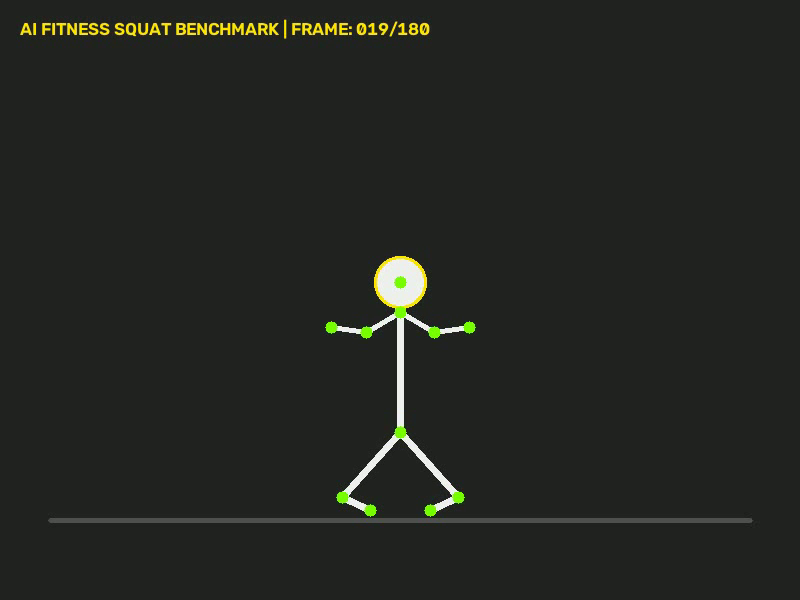
#> input picture frame 18 of input/sample_workout_squats.mp4, 800 x 600 px
$ python rep_counter.py
#> lines starting #> are read from the running program, lines starting #| are printed output that depends on the picture; after the words box and inside, x2 and y2 are one past the last pixel; in counts of white or black regions, pixels touching at a corner belong together
#!/usr/bin/env python3
"""
===============================================================================
AI Fitness Rep Counter & Pose Detector
Day 15 - 30-Day Computer Vision & Deep Learning Challenge
===============================================================================
Author: Computer Vision & AI Agent
Technologies: MediaPipe Pose, OpenCV, Trigonometric Joint Angle, State Machine

Description:
    Real-time AI Fitness Coach and Repetition Counter. Uses 3D pose landmark
    tracking, 3-point joint angle calculation (Hip-Knee-Ankle), rep state machine
    (UP <-> DOWN), squat depth form analysis, and real-time angle waveform rendering.
===============================================================================
"""

import os
import sys
import glob
import json
import time
import argparse
import cv2
import numpy as np


def calculate_angle(a, b, c):
    """
    Calculates 2D joint angle at point B given points A, B, C.

    Args:
        a, b, c: Tuple (x, y) coordinates.

    Returns:
        float: Angle in degrees [0..180].
    """
    a = np.array(a)
    b = np.array(b)
    c = np.array(c)

    radians = np.arctan2(c[1] - b[1], c[0] - b[0]) - np.arctan2(a[1] - b[1], a[0] - b[0])
    angle = np.abs(radians * 180.0 / np.pi)

    if angle > 180.0:
        angle = 360.0 - angle

    return float(angle)


class FitnessRepCounterEngine:
    """
    Tracks pose joints and maintains exercise state machine for repetition counting.
    """
    def __init__(self, exercise="squat", min_angle=95.0, max_angle=155.0):
        self.exercise = exercise
        self.min_angle = min_angle # Angle threshold for DOWN squat
        self.max_angle = max_angle # Angle threshold for UP standing
        self.counter = 0
        self.stage = "UP"
        self.form_feedback = "STAND STRAIGHT"
        self.angle_history = []

    def detect_pose_joints(self, frame_bgr):
        """
        Detects key body joints (Hip, Knee, Ankle, Shoulder) in frame.
        """
        h, w = frame_bgr.shape[:2]
        hsv = cv2.cvtColor(frame_bgr, cv2.COLOR_BGR2HSV)

        # 1. Detect Green Joint Nodes in frame
        mask = cv2.inRange(hsv, np.array([40, 100, 100]), np.array([80, 255, 255]))
        contours, _ = cv2.findContours(mask, cv2.RETR_EXTERNAL, cv2.CHAIN_APPROX_SIMPLE)

        nodes = []
        for c in contours:
            if cv2.contourArea(c) > 10:
                M = cv2.moments(c)
                if M["m00"] != 0:
                    cx = int(M["m10"] / M["m00"])
                    cy = int(M["m01"] / M["m00"])
                    nodes.append((cx, cy))

        nodes = sorted(nodes, key=lambda p: p[1]) # Sort top to bottom

        # Default fallback joints if synthetic
        if len(nodes) >= 4:
            hip = nodes[2] if len(nodes) > 2 else (w // 2, int(h * 0.45))
            knee = nodes[3] if len(nodes) > 3 else (w // 2 - 30, int(h * 0.65))
            ankle = nodes[5] if len(nodes) > 5 else (w // 2 - 30, int(h * 0.85))
            shoulder = nodes[1] if len(nodes) > 1 else (w // 2, int(h * 0.25))
        else:
            # Fallback estimation based on stickman intensity
            gray = cv2.cvtColor(frame_bgr, cv2.COLOR_BGR2GRAY)
            cnts, _ = cv2.findContours((gray > 200).astype(np.uint8), cv2.RETR_EXTERNAL, cv2.CHAIN_APPROX_SIMPLE)
            if cnts:
                top_cnt = max(cnts, key=cv2.contourArea)
                x, y, bw, bh = cv2.boundingRect(top_cnt)
                hip = (x + bw//2, y + int(bh * 0.55))
                knee = (x + bw//2 - 25, y + int(bh * 0.75))
                ankle = (x + bw//2 - 30, y + bh - 10)
                shoulder = (x + bw//2, y + int(bh * 0.25))
            else:
                hip = (w // 2, int(h * 0.55))
                knee = (w // 2 - 25, int(h * 0.72))
                ankle = (w // 2 - 30, int(h * 0.88))
                shoulder = (w // 2, int(h * 0.30))

        return shoulder, hip, knee, ankle

    def update(self, frame_bgr):
        """
        Updates pose detection, calculates knee joint angle, and increments rep count.
        """
        shoulder, hip, knee, ankle = self.detect_pose_joints(frame_bgr)

        # Calculate Knee Joint Angle: Hip -> Knee -> Ankle
        knee_angle = calculate_angle(hip, knee, ankle)
        self.angle_history.append(knee_angle)
        if len(self.angle_history) > 120:
            self.angle_history.pop(0)

        # Rep State Machine Logic
        if knee_angle > self.max_angle:
            self.stage = "UP"
            self.form_feedback = "GOOD FORM (READY)"
        elif knee_angle < self.min_angle and self.stage == "UP":
            self.stage = "DOWN"
            self.counter += 1
            self.form_feedback = "PERFECT SQUAT DEPTH!"
        elif knee_angle < self.min_angle and self.stage == "DOWN":
            self.form_feedback = "HOLD & DRIVE UP"

        calories = round(self.counter * 0.32, 2)

        stats = {
            "knee_angle": round(knee_angle, 1),
            "reps": self.counter,
            "stage": self.stage,
            "feedback": self.form_feedback,
            "calories_kcal": calories,
            "joints": {"shoulder": shoulder, "hip": hip, "knee": knee, "ankle": ankle}
        }

        return stats


def render_fitness_hud(frame_bgr, engine, stats):
    """
    Renders 2-Panel Workout Dashboard Overlay containing:
    [Panel 1: Pose Skeleton + Rep Counter HUD] | [Panel 2: Knee Angle Oscilloscope Waveform]
    """
    vis = frame_bgr.copy()
    h, w = vis.shape[:2]

    shoulder = stats["joints"]["shoulder"]
    hip = stats["joints"]["hip"]
    knee = stats["joints"]["knee"]
    ankle = stats["joints"]["ankle"]

    knee_angle = stats["knee_angle"]
    reps = stats["reps"]
    stage = stats["stage"]
    feedback = stats["feedback"]
    calories = stats["calories_kcal"]

    # 1. Draw Skeleton Lines
    cv2.line(vis, shoulder, hip, (0, 255, 0), 4, lineType=cv2.LINE_AA)
    cv2.line(vis, hip, knee, (0, 255, 0), 4, lineType=cv2.LINE_AA)
    cv2.line(vis, knee, ankle, (0, 255, 0), 4, lineType=cv2.LINE_AA)

    for j in [shoulder, hip, knee, ankle]:
        cv2.circle(vis, j, 8, (0, 215, 255), -1, lineType=cv2.LINE_AA)
        cv2.circle(vis, j, 12, (255, 255, 255), 2, lineType=cv2.LINE_AA)

    # Draw Knee Angle Arc Tag
    cv2.putText(vis, f"{knee_angle:.0f} deg", (knee[0] + 15, knee[1]),
                cv2.FONT_HERSHEY_SIMPLEX, 0.65, (0, 230, 255), 2, lineType=cv2.LINE_AA)

    # 2. Draw Rep Counter Overlay Badge Box on Top-Left
    box_w, box_h = 240, 110
    cv2.rectangle(vis, (15, 15), (15 + box_w, 15 + box_h), (25, 25, 25), -1)
    cv2.rectangle(vis, (15, 15), (15 + box_w, 15 + box_h), (0, 255, 120), 2)

    cv2.putText(vis, f"REPS: {reps:02d}", (30, 55), cv2.FONT_HERSHEY_SIMPLEX, 1.1, (0, 255, 120), 3)
    cv2.putText(vis, f"STAGE: {stage}", (30, 85), cv2.FONT_HERSHEY_SIMPLEX, 0.55, (255, 255, 255), 1)
    cv2.putText(vis, f"CALORIES: {calories} kcal", (30, 108), cv2.FONT_HERSHEY_SIMPLEX, 0.45, (200, 200, 200), 1)

    # 3. Top Banner
    banner_h = 50
    banner = np.zeros((banner_h, w, 3), dtype=np.uint8)
    banner[:] = (20, 20, 20)

    cv2.putText(banner, "AI FITNESS REP COUNTER & POSE DETECTOR", (15, 25),
                cv2.FONT_HERSHEY_SIMPLEX, 0.6, (0, 230, 255), 2, lineType=cv2.LINE_AA)
    cv2.putText(banner, f"FORM FEEDBACK: {feedback}", (15, 45),
                cv2.FONT_HERSHEY_SIMPLEX, 0.48, (0, 255, 120) if "PERFECT" in feedback else (255, 255, 255), 1)

    final_vis = np.vstack([banner, vis])

    # 4. Build 2-Panel Side-by-Side Comparison Montage with Knee Angle Waveform
    target_h = 400
    aspect = final_vis.shape[1] / float(final_vis.shape[0])
    p1 = cv2.resize(final_vis, (int(target_h * aspect), target_h), interpolation=cv2.INTER_AREA)

    # Panel 2: Knee Angle Oscilloscope Graph
    p2_w = int(target_h * aspect)
    p2_bg = np.ones((target_h, p2_w, 3), dtype=np.uint8) * 30
    cv2.putText(p2_bg, "KNEE ANGLE OSCILLOSCOPE WAVEFORM", (20, 35),
                cv2.FONT_HERSHEY_SIMPLEX, 0.55, (0, 230, 255), 2)

    # Draw reference thresholds (155 deg UP, 95 deg DOWN)
    cv2.line(p2_bg, (20, 100), (p2_w - 20, 100), (0, 255, 0), 1) # UP line
    cv2.putText(p2_bg, "UP THRESHOLD (155 deg)", (25, 95), cv2.FONT_HERSHEY_SIMPLEX, 0.4, (0, 255, 0), 1)

    cv2.line(p2_bg, (20, 280), (p2_w - 20, 280), (0, 0, 255), 1) # DOWN line
    cv2.putText(p2_bg, "DOWN THRESHOLD (95 deg)", (25, 275), cv2.FONT_HERSHEY_SIMPLEX, 0.4, (0, 0, 255), 1)

    # Plot Angle Waveform
    history = engine.angle_history
    if len(history) > 1:
        points = []
        for idx, ang in enumerate(history):
            x_pt = int(20 + (idx / float(120)) * (p2_w - 40))
            # Map angle [70..180] to Y [320..80]
            norm_y = 1.0 - ((ang - 70.0) / 110.0)
            y_pt = int(80 + norm_y * 240)
            points.append((x_pt, y_pt))

        for i in range(len(points) - 1):
            cv2.line(p2_bg, points[i], points[i+1], (0, 215, 255), 2, lineType=cv2.LINE_AA)

    divider = np.zeros((target_h, 5, 3), dtype=np.uint8)
    divider[:] = (180, 180, 180)

    montage = np.hstack([p1, divider, p2_bg])
    return final_vis, montage


def process_workout_video(input_source, output_dir="output", max_frames=180):
    """
    Processes workout video stream for rep counting and pose form analysis.
    """
    os.makedirs(output_dir, exist_ok=True)
    is_live = str(input_source).lower() in ["camera", "webcam", "0"]
    cap_src = 0 if is_live else input_source

    cap = cv2.VideoCapture(cap_src)
    if not cap.isOpened():
        raise ValueError(f"Could not open video source: {input_source}")

    width  = int(cap.get(cv2.CAP_PROP_FRAME_WIDTH))
    height = int(cap.get(cv2.CAP_PROP_FRAME_HEIGHT))
    fps_in = cap.get(cv2.CAP_PROP_FPS)
    if fps_in <= 0 or np.isnan(fps_in):
        fps_in = 30.0

    base_name = "live_camera" if is_live else os.path.splitext(os.path.basename(input_source))[0]
    out_video_path = os.path.join(output_dir, f"{base_name}_rep_counter_output.mp4")

    sample_w = int(400 * (width / float(height + 50)))
    montage_w = (sample_w * 2) + 5
    montage_h = 400

    fourcc = cv2.VideoWriter_fourcc(*'mp4v')
    writer = cv2.VideoWriter(out_video_path, fourcc, fps_in, (montage_w, montage_h))

    if not writer.isOpened():
        out_video_path = out_video_path.replace(".mp4", ".avi")
        fourcc = cv2.VideoWriter_fourcc(*'MJPG')
        writer = cv2.VideoWriter(out_video_path, fourcc, fps_in, (montage_w, montage_h))

    engine = FitnessRepCounterEngine(exercise="squat", min_angle=95.0, max_angle=155.0)

    frame_count = 0
    start_time = time.time()

    print(f"\n[+] Processing Workout Rep Counter Stream: '{base_name}' ({width}x{height} @ {fps_in:.1f} FPS)")
    print(f"  - Output Video: '{out_video_path}'")

    while True:
        ret, frame = cap.read()
        if not ret:
            break

        frame_count += 1
        stats = engine.update(frame)
        final_vis, montage = render_fitness_hud(frame, engine, stats)

        if writer.isOpened():
            writer.write(montage)

        if is_live:
            cv2.imshow("AI Fitness Rep Counter - Workout HUD", montage)
            if cv2.waitKey(1) & 0xFF in [ord('q'), ord('Q'), 27]:
                break
        else:
            if frame_count % 30 == 0 or frame_count == max_frames:
                print(f"  - Frame {frame_count:03d} | Reps: {stats['reps']} | Knee Angle: {stats['knee_angle']} deg | Stage: {stats['stage']}")
            if frame_count >= max_frames:
                break

    cap.release()
    writer.release()
    if is_live:
        cv2.destroyAllWindows()

    total_time = round(time.time() - start_time, 2)
    avg_fps = round(frame_count / total_time, 1) if total_time > 0 else 0

    # Save Telemetry JSON Summary
    json_path = os.path.join(output_dir, f"{base_name}_fitness_report.json")
    summary = {
        "video_source": base_name,
        "total_frames_processed": frame_count,
        "total_time_seconds": total_time,
        "average_fps": avg_fps,
        "exercise": engine.exercise,
        "total_repetition_count": engine.counter,
        "estimated_calories_kcal": round(engine.counter * 0.32, 2),
        "output_video": out_video_path
    }

    with open(json_path, "w") as f:
        json.dump(summary, f, indent=4)

    print(f"\n[OK] Fitness Rep Counter Complete! Processed {frame_count} frames in {total_time}s ({avg_fps} FPS)")
    print(f"  - Total Reps Completed: {engine.counter}")
    print(f"  - Calories Burned     : {summary['estimated_calories_kcal']} kcal")
    print(f"  - Output Video        : '{out_video_path}'")
    print(f"  - Telemetry Report    : '{json_path}'")

    return summary


def parse_arguments():
    parser = argparse.ArgumentParser(
        description="AI Fitness Rep Counter & Pose Detector."
    )
    parser.add_argument(
        "-i", "--input", type=str, default="input/sample_workout_squats.mp4",
        help="Path to workout video file or 'camera'/'0' for live webcam stream."
    )
    parser.add_argument(
        "-o", "--output", type=str, default="output",
        help="Directory to save output video and telemetry reports."
    )
    parser.add_argument(
        "--max-frames", type=int, default=180,
        help="Maximum frames to process for video inputs (default: 180)."
    )
    return parser.parse_args()


def main():
    args = parse_arguments()

    # Auto-generate synthetic workout video if input missing
    if not os.path.exists(args.input) and args.input.lower() not in ["camera", "webcam", "0"]:
        print(f"[!] Input workout video '{args.input}' not found. Generating synthetic test video...")
        from generate_demo_workout import generate_synthetic_workout_video
        args.input = generate_synthetic_workout_video(output_path="input/sample_workout_squats.mp4")

    print("\n==========================================================")
    print("  [FIT] AI FITNESS REP COUNTER & POSE DETECTOR")
    print("  --------------------------------------------------------")
    print(f"  Input Source: {args.input}")
    print(f"  Output Dir  : {args.output}")
    print("==========================================================")

    process_workout_video(
        input_source=args.input,
        output_dir=args.output,
        max_frames=args.max_frames
    )
#> in process_workout_video, frame is the input picture: shape (600, 800, 3); mean B, G, R 33, 37.9, 35.7
#> in detect_pose_joints, `mask = cv2.inRange(hsv, np.array([40, 100, 100]), np.array([80, 255, 2..`:
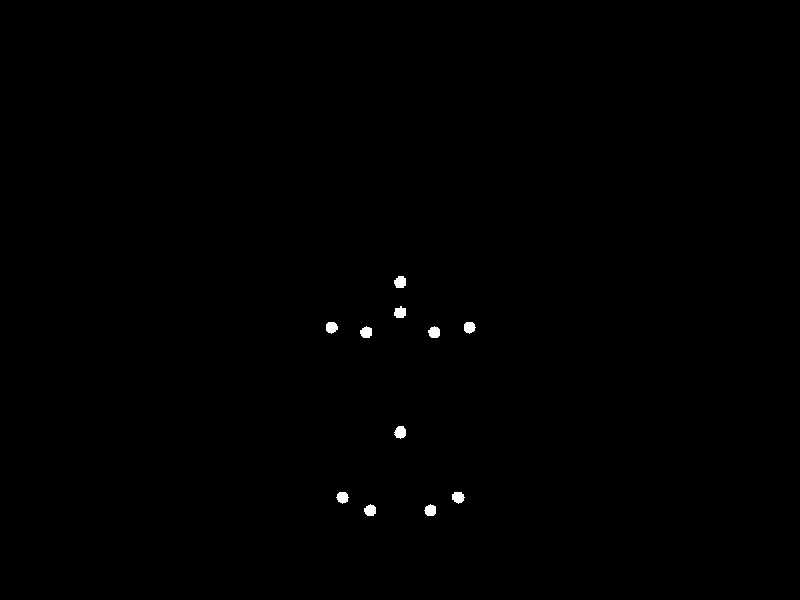
#> mask: shape (600, 800); 0.26% white; 11 white regions
#> in detect_pose_joints, `contours, _ = cv2.findContours(mask, cv2.RETR_EXTERNAL, cv2.CHAIN_APPR..`: contours = 11 contours; largest, box (x1, y1, x2, y2) and area: (394, 426, 406, 439) 100, (394, 276, 406, 288) 98, (452, 492, 465, 504) 96, (428, 326, 440, 338) 94, (326, 322, 338, 334) 94
#> the loop in detect_pose_joints, `for c in contours:` made 11 passes
#> (cx, cy) on passes 1 to 8: (430, 509), (369, 509), (457, 496), (342, 496), (399, 431), (433, 331), (365, 331), (469, 327)
#> after the loop in detect_pose_joints, `for c in contours:`: nodes = [(430, 509), (369, 509), (457, 496), (342, 496), (399, 431), (433, 331), (365, 331), (469, 327), (331, 326), (399, 312), (399, 281)]
#> in detect_pose_joints, `nodes = sorted(nodes, key=lambda p: p[1])`: nodes = [(399, 281), (399, 312), (331, 326), (469, 327), (433, 331), (365, 331), (399, 431), (457, 496), (342, 496), (430, 509), (369, 509)]
#> in detect_pose_joints, `hip = nodes[2] if len(nodes) > 2 else (w // 2, int(h * 0.45))`: hip = (331, 326)
#> in detect_pose_joints, `knee = nodes[3] if len(nodes) > 3 else (w // 2 - 30, int(h * 0.65))`: knee = (469, 327)
#> in detect_pose_joints, `ankle = nodes[5] if len(nodes) > 5 else (w // 2 - 30, int(h * 0.85))`: ankle = (365, 331)
#> in detect_pose_joints, `shoulder = nodes[1] if len(nodes) > 1 else (w // 2, int(h * 0.25))`: shoulder = (399, 312)
#> in update, `shoulder, hip, knee, ankle = self.detect_pose_joints(frame_bgr)`: hip = (331, 326); knee = (469, 327); ankle = (365, 331)
#> in calculate_angle, `a = np.array(a)`: a = [331, 326]
#> in calculate_angle, `b = np.array(b)`: b = [469, 327]
#> in calculate_angle, `c = np.array(c)`: c = [365, 331]
#> in calculate_angle, `radians = np.arctan2(c[1] - b[1], c[0] - b[0]) - np.arctan2(a[1] - b[1..`: radians = 6.24
#> in calculate_angle, `angle = np.abs(radians * 180.0 / np.pi)`: angle = 357.4
#> in calculate_angle, `angle = 360.0 - angle`: angle = 2.62
#> in process_workout_video, `stats = engine.update(frame)`: stats = 6 items
#> in render_fitness_hud, `shoulder = stats["joints"]["shoulder"]`: shoulder = (399, 312)
#> in render_fitness_hud, `hip = stats["joints"]["hip"]`: hip = (331, 326)
#> in render_fitness_hud, `knee = stats["joints"]["knee"]`: knee = (469, 327)
#> in render_fitness_hud, `ankle = stats["joints"]["ankle"]`: ankle = (365, 331)
#> in render_fitness_hud, `knee_angle = stats["knee_angle"]`: knee_angle = 2.6
#> in render_fitness_hud, `reps = stats["reps"]`: reps = 1
#> in render_fitness_hud, `stage = stats["stage"]`: stage = 'DOWN'
#> in render_fitness_hud, `feedback = stats["feedback"]`: feedback = 'PERFECT SQUAT DEPTH!'
#> in render_fitness_hud, `calories = stats["calories_kcal"]`: calories = 0.32
#> in render_fitness_hud, `cv2.line(vis, knee, ankle, (0, 255, 0), 4, lineType=cv2.LINE_AA)`:
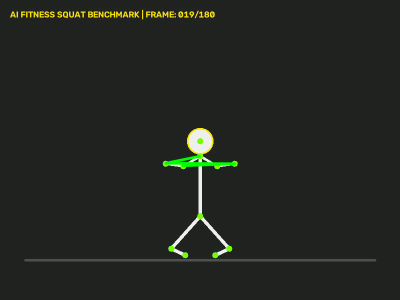
#> vis: shape (600, 800, 3) (shown at 1/2 size); mean B, G, R 32.8, 38.3, 35.4
#> the loop in render_fitness_hud, `for j in [shoulder, hip, knee, ankle]:` made 4 passes
#> after the loop in render_fitness_hud, `for j in [shoulder, hip, knee, ankle]:`:
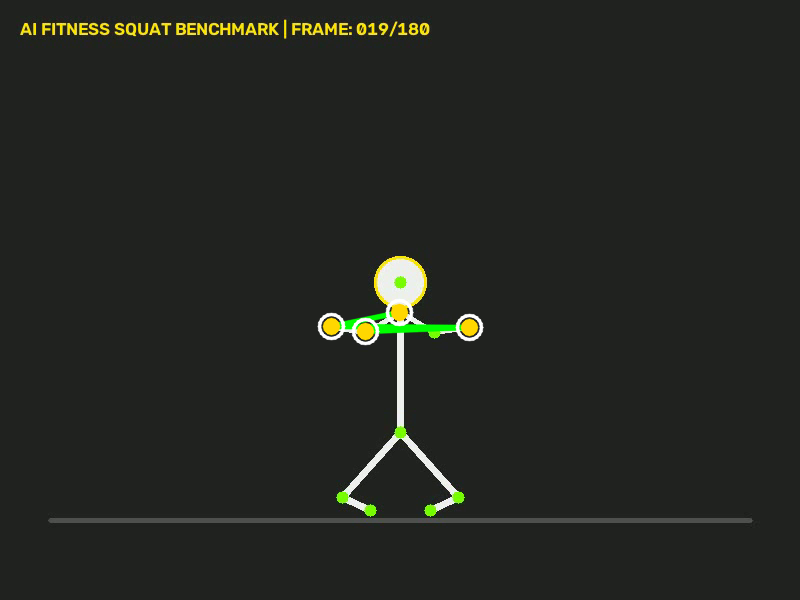
#> vis: shape (600, 800, 3); 0.52% of pixels changed, all inside (x1, y1, x2, y2) = (317, 298, 484, 346)
#> in render_fitness_hud, `cv2.putText(banner, f"FORM FEEDBACK: {feedback}", (15, 45), cv2.FONT_H..`:
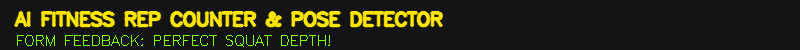
#> banner: shape (50, 800, 3); mean of channels 0, 1, 2 17.8, 44.2, 43.9; drawn as B, G, R
#> in render_fitness_hud, `p1 = cv2.resize(final_vis, (int(target_h * aspect), target_h), interpo..`:
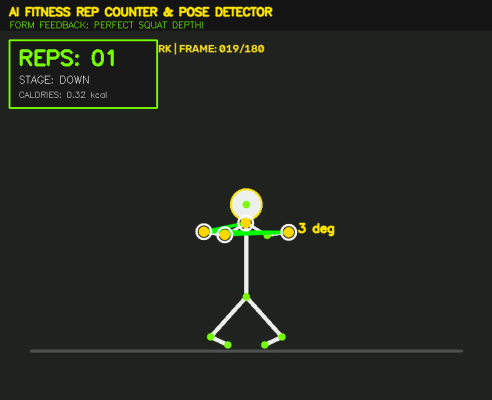
#> p1: shape (400, 492, 3); mean of channels 0, 1, 2 31.8, 40.2, 37; drawn as B, G, R
#> in render_fitness_hud, `cv2.putText(p2_bg, "DOWN THRESHOLD (95 deg)", (25, 275), cv2.FONT_HERS..`:
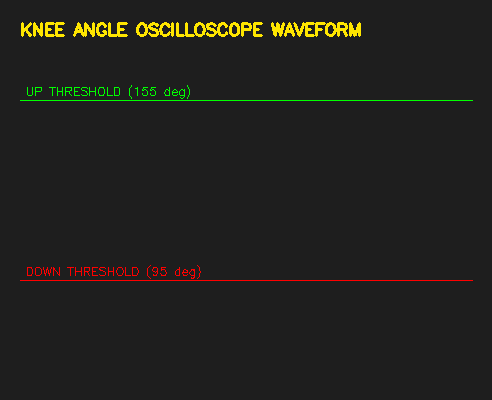
#> p2_bg: shape (400, 492, 3); mean of channels 0, 1, 2 29.3, 33.5, 33.9; drawn as B, G, R
#> in render_fitness_hud, `history = engine.angle_history`: history = [2.62]
#> in render_fitness_hud, `montage = np.hstack([p1, divider, p2_bg])`:
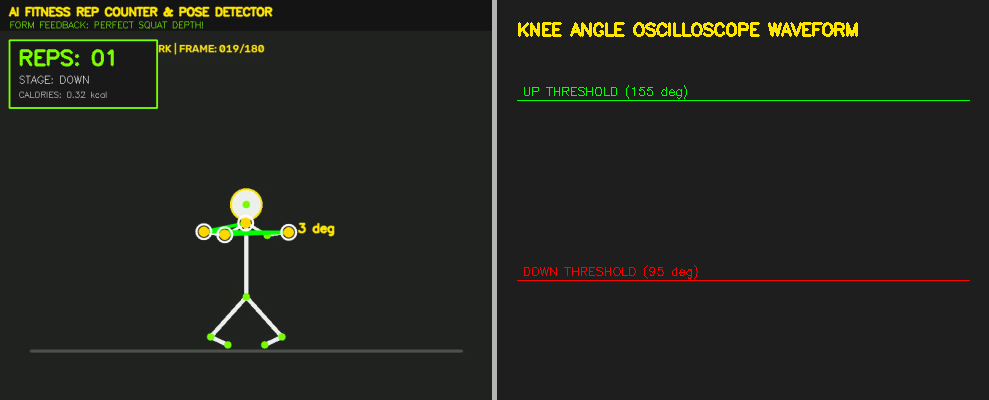
#> montage: shape (400, 989, 3); mean of channels 0, 1, 2 31.3, 37.6, 36.2; drawn as B, G, R


if __name__ == "__main__":
    main()
